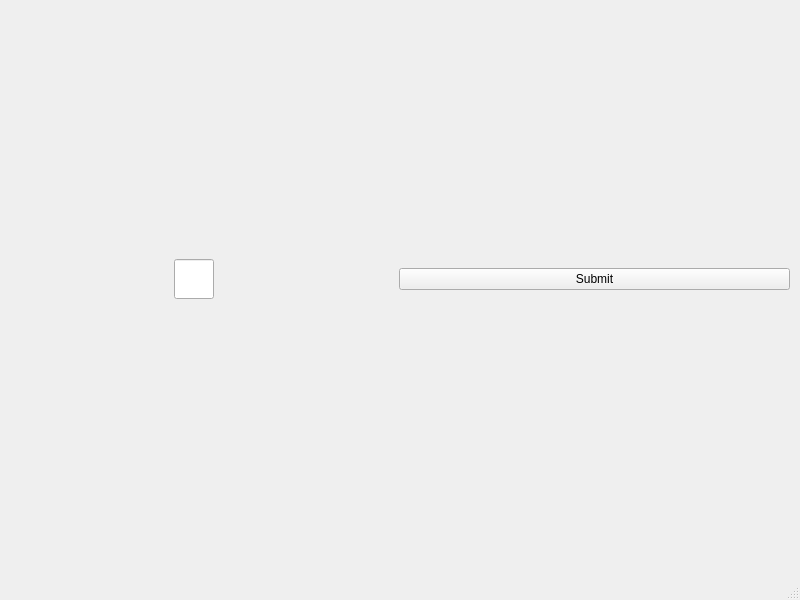
<?xml version="1.0" encoding="UTF-8"?>
<ui version="4.0">
 <class>MainWindow</class>
 <widget class="QMainWindow" name="MainWindow">
  <property name="geometry">
   <rect>
    <x>0</x>
    <y>0</y>
    <width>800</width>
    <height>600</height>
   </rect>
  </property>
  <property name="windowTitle">
   <string>MainWindow</string>
  </property>
  <widget class="QWidget" name="centralwidget">
   <widget class="QWidget" name="gridLayoutWidget">
    <property name="geometry">
     <rect>
      <x>-11</x>
      <y>-1</y>
      <width>411</width>
      <height>561</height>
     </rect>
    </property>
    <layout class="QGridLayout" name="wordleGrid">
     <property name="spacing">
      <number>5</number>
     </property>
     <item row="1" column="0">
      <widget class="QLineEdit" name="input_0_0">
       <property name="enabled">
        <bool>true</bool>
       </property>
       <property name="minimumSize">
        <size>
         <width>10</width>
         <height>10</height>
        </size>
       </property>
       <property name="maximumSize">
        <size>
         <width>40</width>
         <height>40</height>
        </size>
       </property>
       <property name="maxLength">
        <number>1</number>
       </property>
      </widget>
     </item>
    </layout>
   </widget>
   <widget class="QWidget" name="verticalLayoutWidget">
    <property name="geometry">
     <rect>
      <x>399</x>
      <y>-1</y>
      <width>391</width>
      <height>561</height>
     </rect>
    </property>
    <layout class="QVBoxLayout" name="verticalLayout">
     <item>
      <widget class="QPushButton" name="submitButton">
       <property name="text">
        <string>Submit</string>
       </property>
      </widget>
     </item>
    </layout>
   </widget>
  </widget>
  <widget class="QMenuBar" name="menubar">
   <property name="geometry">
    <rect>
     <x>0</x>
     <y>0</y>
     <width>800</width>
     <height>22</height>
    </rect>
   </property>
  </widget>
  <widget class="QStatusBar" name="statusbar"/>
 </widget>
 <resources/>
 <connections/>
</ui>
